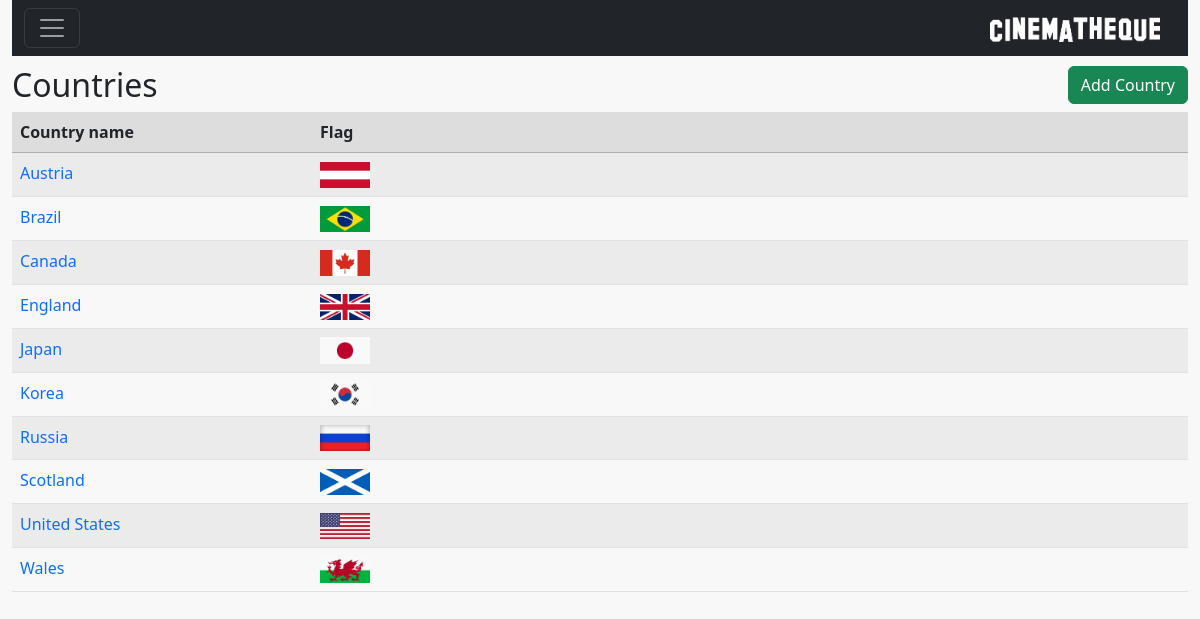
The page /countrylist (signed in) on the database its author committed.
### core/models.py (models this page shows, shortened)
class Base(models.Model):
    DateTimeOfInsert = models.DateTimeField(auto_now_add=True,auto_now=False)
    DateTimeOfLastUpdate = models.DateTimeField(auto_now=True)
    InsertUser = models.ForeignKey( settings.AUTH_USER_MODEL, null=True, blank=True,
                                    on_delete=models.CASCADE, related_name='+' )
    LastUpdateUser = models.ForeignKey( settings.AUTH_USER_MODEL, null=True, blank=True,
                                         on_delete=models.CASCADE, related_name='+' )
    class Meta:
        abstract = True

class Country(Base):
    NameEN = models.CharField(max_length=60)
    NamePT_BR = models.CharField(max_length=60)
    Flag = models.ImageField(upload_to='countries_flags/', null=True, blank=True)
    class Meta:
        verbose_name_plural = 'Countries'

### core/views.py (the view)
# urls.py: re_path(r'countrylist', countryList, name='core_country_list'),
@login_required
def countryList(request):
    countries = Country.objects.all().order_by('NameEN')
    data = {'userProfile': UserProfile.objects.get(User=request.user),
            'class': Country,
            'countries': countries}
    return render(request, 'core/countrylist.html', data )

### core/models.py (called while the page is built)
    def __str__(self):
        return self.User.username

    def is_superuser(self):
        return self.User.is_superuser

### templatetags/filter.py (called while the page is built)
@register.filter
def get_class_name(value):
    if f'{value._meta.verbose_name}'.capitalize() != f'{value.__class__.__name__}'.capitalize() :
        str = f'{value._meta.verbose_name}'
    else:
        str = f'{value.__class__.__name__}'.capitalize()
    return str

@register.filter
def get_class_plural_name(value):
    if f'{value._meta.verbose_name_plural}'.capitalize() != f'{value.__class__.__name__}'.capitalize() + 's':
        str = f'{value._meta.verbose_name_plural}'
    else:
        str = value.__class__.__name__ + 's'
    return str

### core/templates/core/countrylist.html
{% extends 'baselist.html' %}
{% load filter %}
{% load static %}
{% block insertButton %}
    <a href="{% url 'core_country_insert' %}" class="btn btn-success">Add {{class|get_class_name}}</a>
{% endblock %}
{% block list %}
     <div class="col">
         <table class="table table-striped">
             <thead class="bgheadlist">
               <tr>
                 <th scope="col">Country name</th>
                 <th scope="col">Flag</th>
               </tr>
             </thead>
             <tbody>
             {% for country in countries %}
               <tr>
                 <td width="300px"><a href="{% url 'core_country_update' country.id %}">{{country.NameEN}}</a></td>
                 <td>
                     <a href="{% url 'core_country_update' country.id %}">
                         {% if country.Flag %}
                           <img src="{{country.Flag.url}}" width="50"/>
                        {% else %}
                            <img src="{% static 'img/no_img.png' %}" width="15px"/>
                        {% endif %}
                     </a>
                 </td>
               </tr>
               {% endfor%}
             </tbody>
         </table>
    </div>
{% endblock %}

### static/style.css (style rules this page uses)
a { text-decoration: none; }
.bgheadlist { background-color: #dddddd!important; border-bottom: 2px; border-color: #afafaf; }

### rows shown on the page
Country: NameEN "Austria", Flag (picture)
Country: NameEN "Brazil", Flag (picture)
Country: NameEN "Canada", Flag (picture)
Country: NameEN "England", Flag (picture)
Country: NameEN "Japan", Flag (picture)
Country: NameEN "Korea", Flag (picture)
Country: NameEN "Russia", Flag (picture)
Country: NameEN "Scotland", Flag (picture)
Country: NameEN "United States", Flag (picture)
Country: NameEN "Wales", Flag (picture)

### other values the page prints
{{ class|get_class_plural_name }} "Countries"
{{ class|get_class_name }} "Country"
